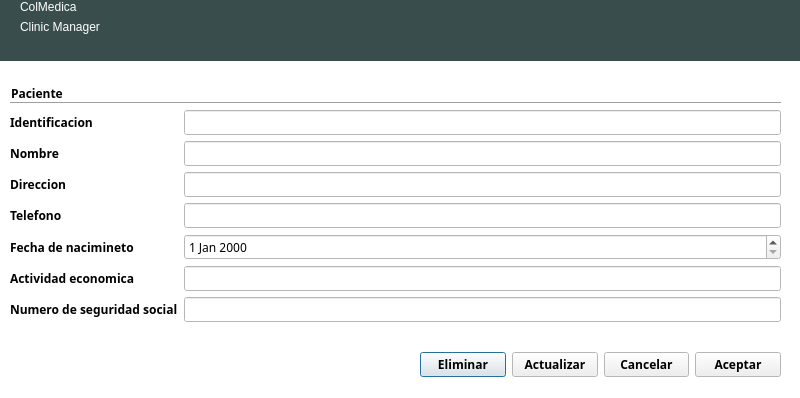
<?xml version="1.0" encoding="UTF-8"?>
<ui version="4.0">
 <class>DialogModificarPaciente</class>
 <widget class="QDialog" name="DialogModificarPaciente">
  <property name="geometry">
   <rect>
    <x>0</x>
    <y>0</y>
    <width>800</width>
    <height>398</height>
   </rect>
  </property>
  <property name="palette">
   <palette>
    <active>
     <colorrole role="Base">
      <brush brushstyle="SolidPattern">
       <color alpha="255">
        <red>255</red>
        <green>255</green>
        <blue>255</blue>
       </color>
      </brush>
     </colorrole>
     <colorrole role="Window">
      <brush brushstyle="SolidPattern">
       <color alpha="255">
        <red>255</red>
        <green>255</green>
        <blue>255</blue>
       </color>
      </brush>
     </colorrole>
    </active>
    <inactive>
     <colorrole role="Base">
      <brush brushstyle="SolidPattern">
       <color alpha="255">
        <red>255</red>
        <green>255</green>
        <blue>255</blue>
       </color>
      </brush>
     </colorrole>
     <colorrole role="Window">
      <brush brushstyle="SolidPattern">
       <color alpha="255">
        <red>255</red>
        <green>255</green>
        <blue>255</blue>
       </color>
      </brush>
     </colorrole>
    </inactive>
    <disabled>
     <colorrole role="Base">
      <brush brushstyle="SolidPattern">
       <color alpha="255">
        <red>255</red>
        <green>255</green>
        <blue>255</blue>
       </color>
      </brush>
     </colorrole>
     <colorrole role="Window">
      <brush brushstyle="SolidPattern">
       <color alpha="255">
        <red>255</red>
        <green>255</green>
        <blue>255</blue>
       </color>
      </brush>
     </colorrole>
    </disabled>
   </palette>
  </property>
  <property name="windowTitle">
   <string>Modificar paciente</string>
  </property>
  <property name="autoFillBackground">
   <bool>true</bool>
  </property>
  <widget class="QWidget" name="widgetCuerpo" native="true">
   <property name="geometry">
    <rect>
     <x>0</x>
     <y>70</y>
     <width>791</width>
     <height>321</height>
    </rect>
   </property>
   <property name="font">
    <font>
     <family>Ubuntu Condensed</family>
     <weight>75</weight>
     <bold>true</bold>
    </font>
   </property>
   <property name="autoFillBackground">
    <bool>true</bool>
   </property>
   <widget class="QWidget" name="layoutWidget">
    <property name="geometry">
     <rect>
      <x>10</x>
      <y>40</y>
      <width>771</width>
      <height>227</height>
     </rect>
    </property>
    <layout class="QFormLayout" name="formLayout_2">
     <item row="0" column="0">
      <widget class="QLabel" name="labelIdentificacion">
       <property name="text">
        <string>Identificacion</string>
       </property>
      </widget>
     </item>
     <item row="1" column="0">
      <widget class="QLabel" name="labelNombre">
       <property name="text">
        <string>Nombre</string>
       </property>
      </widget>
     </item>
     <item row="1" column="1">
      <widget class="QLineEdit" name="lineEditNombre">
       <property name="font">
        <font>
         <weight>50</weight>
         <bold>false</bold>
        </font>
       </property>
      </widget>
     </item>
     <item row="2" column="0">
      <widget class="QLabel" name="labelDireccion">
       <property name="text">
        <string>Direccion</string>
       </property>
      </widget>
     </item>
     <item row="2" column="1">
      <widget class="QLineEdit" name="lineEditDireccion">
       <property name="font">
        <font>
         <weight>50</weight>
         <bold>false</bold>
        </font>
       </property>
      </widget>
     </item>
     <item row="3" column="0">
      <widget class="QLabel" name="labelTelefono">
       <property name="text">
        <string>Telefono</string>
       </property>
      </widget>
     </item>
     <item row="3" column="1">
      <widget class="QLineEdit" name="lineEditTelefono">
       <property name="font">
        <font>
         <weight>50</weight>
         <bold>false</bold>
        </font>
       </property>
      </widget>
     </item>
     <item row="4" column="0">
      <widget class="QLabel" name="labelFechaDeNacimiento">
       <property name="text">
        <string>Fecha de nacimineto</string>
       </property>
      </widget>
     </item>
     <item row="4" column="1">
      <widget class="QDateEdit" name="dateEditFechaDeNacimiento">
       <property name="font">
        <font>
         <weight>50</weight>
         <bold>false</bold>
        </font>
       </property>
      </widget>
     </item>
     <item row="5" column="0">
      <widget class="QLabel" name="labelActividadEconomica">
       <property name="text">
        <string>Actividad economica              </string>
       </property>
      </widget>
     </item>
     <item row="5" column="1">
      <widget class="QLineEdit" name="lineEditActividadEconomica">
       <property name="font">
        <font>
         <weight>50</weight>
         <bold>false</bold>
        </font>
       </property>
      </widget>
     </item>
     <item row="6" column="0">
      <widget class="QLabel" name="labelNumeroDeSeguridadSocial">
       <property name="text">
        <string>Numero de seguridad social</string>
       </property>
      </widget>
     </item>
     <item row="6" column="1">
      <widget class="QLineEdit" name="lineEditNumeroDeSeguridadSocial">
       <property name="font">
        <font>
         <weight>50</weight>
         <bold>false</bold>
        </font>
       </property>
      </widget>
     </item>
     <item row="0" column="1">
      <widget class="QLineEdit" name="lineEditIdentificacion"/>
     </item>
    </layout>
   </widget>
   <widget class="QLabel" name="labelPaciente">
    <property name="geometry">
     <rect>
      <x>11</x>
      <y>15</y>
      <width>81</width>
      <height>16</height>
     </rect>
    </property>
    <property name="text">
     <string>Paciente</string>
    </property>
   </widget>
   <widget class="Line" name="line">
    <property name="geometry">
     <rect>
      <x>10</x>
      <y>25</y>
      <width>771</width>
      <height>16</height>
     </rect>
    </property>
    <property name="orientation">
     <enum>Qt::Horizontal</enum>
    </property>
   </widget>
   <widget class="QWidget" name="layoutWidget">
    <property name="geometry">
     <rect>
      <x>420</x>
      <y>280</y>
      <width>361</width>
      <height>29</height>
     </rect>
    </property>
    <layout class="QHBoxLayout" name="horizontalLayout">
     <item>
      <widget class="QPushButton" name="pushButtonEliminar">
       <property name="text">
        <string>Eliminar</string>
       </property>
      </widget>
     </item>
     <item>
      <widget class="QPushButton" name="pushButtonActualizar">
       <property name="text">
        <string>Actualizar</string>
       </property>
      </widget>
     </item>
     <item>
      <widget class="QPushButton" name="pushButtonCancelar">
       <property name="text">
        <string>Cancelar</string>
       </property>
      </widget>
     </item>
     <item>
      <widget class="QPushButton" name="pushButtonAceptar">
       <property name="text">
        <string>Aceptar</string>
       </property>
      </widget>
     </item>
    </layout>
   </widget>
  </widget>
  <widget class="QWidget" name="widget_2" native="true">
   <property name="geometry">
    <rect>
     <x>0</x>
     <y>0</y>
     <width>801</width>
     <height>61</height>
    </rect>
   </property>
   <property name="palette">
    <palette>
     <active>
      <colorrole role="WindowText">
       <brush brushstyle="SolidPattern">
        <color alpha="255">
         <red>255</red>
         <green>255</green>
         <blue>255</blue>
        </color>
       </brush>
      </colorrole>
      <colorrole role="Base">
       <brush brushstyle="SolidPattern">
        <color alpha="255">
         <red>255</red>
         <green>255</green>
         <blue>255</blue>
        </color>
       </brush>
      </colorrole>
      <colorrole role="Window">
       <brush brushstyle="SolidPattern">
        <color alpha="255">
         <red>57</red>
         <green>77</green>
         <blue>76</blue>
        </color>
       </brush>
      </colorrole>
     </active>
     <inactive>
      <colorrole role="WindowText">
       <brush brushstyle="SolidPattern">
        <color alpha="255">
         <red>255</red>
         <green>255</green>
         <blue>255</blue>
        </color>
       </brush>
      </colorrole>
      <colorrole role="Base">
       <brush brushstyle="SolidPattern">
        <color alpha="255">
         <red>255</red>
         <green>255</green>
         <blue>255</blue>
        </color>
       </brush>
      </colorrole>
      <colorrole role="Window">
       <brush brushstyle="SolidPattern">
        <color alpha="255">
         <red>57</red>
         <green>77</green>
         <blue>76</blue>
        </color>
       </brush>
      </colorrole>
     </inactive>
     <disabled>
      <colorrole role="WindowText">
       <brush brushstyle="SolidPattern">
        <color alpha="255">
         <red>159</red>
         <green>158</green>
         <blue>158</blue>
        </color>
       </brush>
      </colorrole>
      <colorrole role="Base">
       <brush brushstyle="SolidPattern">
        <color alpha="255">
         <red>57</red>
         <green>77</green>
         <blue>76</blue>
        </color>
       </brush>
      </colorrole>
      <colorrole role="Window">
       <brush brushstyle="SolidPattern">
        <color alpha="255">
         <red>57</red>
         <green>77</green>
         <blue>76</blue>
        </color>
       </brush>
      </colorrole>
     </disabled>
    </palette>
   </property>
   <property name="autoFillBackground">
    <bool>true</bool>
   </property>
   <widget class="QWidget" name="widget_3" native="true">
    <property name="geometry">
     <rect>
      <x>590</x>
      <y>10</y>
      <width>41</width>
      <height>41</height>
     </rect>
    </property>
    <property name="contextMenuPolicy">
     <enum>Qt::NoContextMenu</enum>
    </property>
    <property name="autoFillBackground">
     <bool>false</bool>
    </property>
    <property name="styleSheet">
     <string notr="true">image: url(:/Iconos/user_big.png);</string>
    </property>
   </widget>
   <widget class="QWidget" name="layoutWidget_3">
    <property name="geometry">
     <rect>
      <x>20</x>
      <y>0</y>
      <width>162</width>
      <height>62</height>
     </rect>
    </property>
    <layout class="QFormLayout" name="formLayout_4">
     <item row="0" column="0">
      <widget class="QLabel" name="label_7">
       <property name="styleSheet">
        <string notr="true">font: 30pt &quot;Ubuntu Condensed&quot;;
color: rgb(255, 255, 255);</string>
       </property>
       <property name="text">
        <string>ColMedica</string>
       </property>
      </widget>
     </item>
     <item row="1" column="0">
      <widget class="QLabel" name="label_8">
       <property name="text">
        <string>Clinic Manager</string>
       </property>
      </widget>
     </item>
    </layout>
   </widget>
  </widget>
 </widget>
 <resources/>
 <connections/>
</ui>
